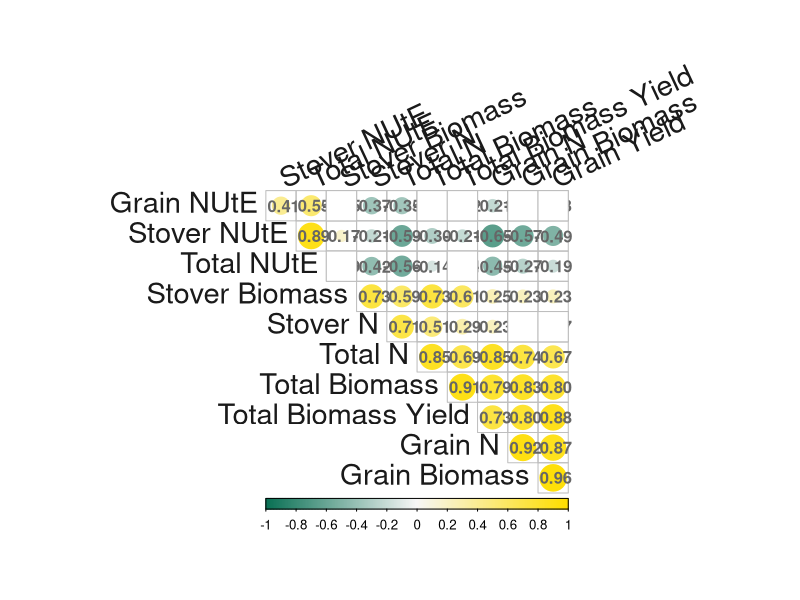

R code for this plot:
# Goal: Explore the correlation between traits
# Input: Maize trait
# Output: Fig. 3b (v12) corrplot
# Conclusion: NA
# Author: Chia-Yi Cheng
# Last updated: 2021-01-09

# 0. Environment ---------------------------------------------------------------------------------

rm(list = setdiff(ls(), lsf.str()))
setwd("")

library(corrplot)

# 1. Load data ----------------------------------------------------------------------------------- 

raw <- read.table(file = "20142016-phenotype.txt",header=T)
head(raw)

subset=raw[,4:14] # Nutil = GrainBiomass/TotalN
head(subset)

colnames(subset)=c("Stover Biomass","Stover N","Grain Biomass","Grain N", 
                   "Total Biomass",
                   "Total N","Grain NUtE",
                   "Total Biomass Yield","Grain Yield","Stover NUtE","Total NUtE")

corr = cor(subset)

# 2. Plot --------------------------------------------------------------------------------------------

## yellow-blue
col<-colorRampPalette(c("#097054","#f7f7f7","#FFDE00"))

## Corrplot
res1 <- cor.mtest(subset, conf.level = 0.99)

corrplot(corr, method="circle",order="hclust",type = "upper",
         addrect=3,tl.cex=1.75,col=col(200),
         cl.pos="b",tl.col="grey10",tl.srt = 25, # Text label color and rotation
         addCoef.col = "grey40", # Add coefficient of correlation
         mar = c(0,0,1,0),
         insig = "blank", pch.col = "grey50",p.mat = res1[[1]],
         # hide (F) or not hide (T) the correlation coefficient on the principal diagonal
         diag = F)

# 3. Session Information ----------------------------------------------------------------------------
sessionInfo()

#R version 4.0.3 (2020-10-10)
#Platform: x86_64-w64-mingw32/x64 (64-bit)
#Running under: Windows >= 8 x64 (build 9200)
#
#Matrix products: default
#
#locale:
#[1] LC_COLLATE=English_United States.1252  LC_CTYPE=English_United States.1252   
#[3] LC_MONETARY=English_United States.1252 LC_NUMERIC=C                          
#[5] LC_TIME=English_United States.1252    
#
#attached base packages:
#[1] stats     graphics  grDevices utils     datasets  methods   base     
#
#other attached packages:
#[1] corrplot_0.84
#
#loaded via a namespace (and not attached):
#[1] compiler_4.0.3 tools_4.0.3   